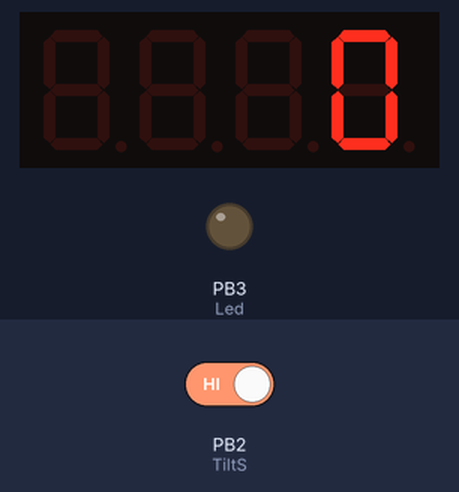
Simulated run of this sketch. Board: ATtiny85, built with avr-gcc and run on an emulated ATtiny85. Parts: 4-digit seven-segment display, output pins drawn as LEDs (lit = HIGH). The test bench sets the inputs (shaded band); at power-on: PB2 (TiltS) HIGH.

Above: at 1.2 s.
1.3 s: PB2 (TiltS) driven LOW
At 2.1 s:
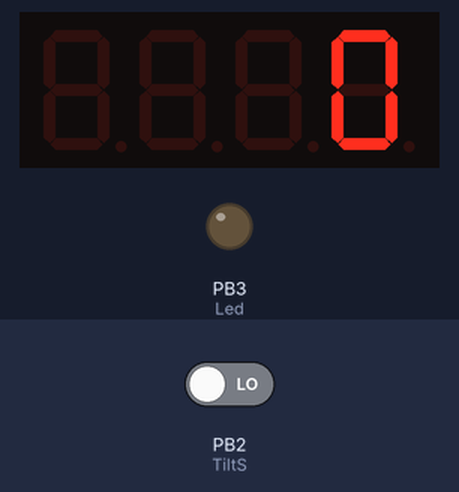
3.0 s: PB2 (TiltS) driven HIGH
At 4.2 s:
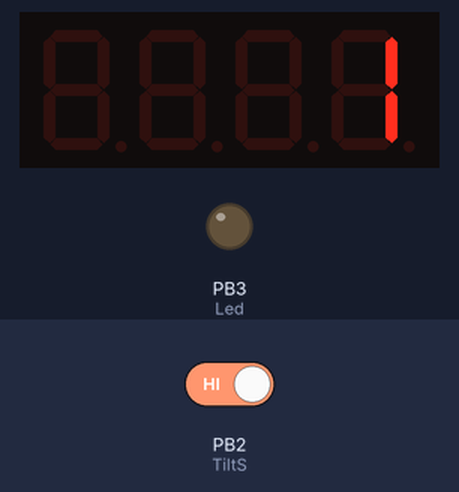
Timing chart, 0 to 6.0 s (numbered marks = the images above; inputs shaded):
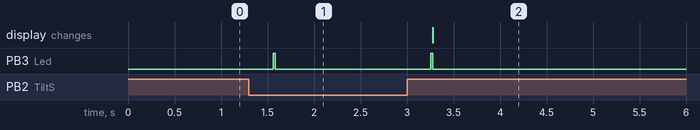

Measured:
- after the input at 1.3 s, PB3 (Led): LOW → HIGH after 0.26 s, → LOW 0.02 s later
- after the input at 3.0 s, PB3 (Led): LOW → HIGH after 0.25 s, → LOW 0.02 s later; the display: changes after 0.28 s (image 2)

The sketch:

Interrupt_Tiny_4DigDisp.ino
```cpp
/*
 *
 * Pin
0 PIR
1 CLK
2 DIO
3 Led
4
5
 *
 *
 *
 */


#include <avr/interrupt.h>
#ifdef __AVR__
#include <avr/power.h>
#endif
#include <TM1637Display.h>

#define CLK 0
#define DIO 1

TM1637Display display(CLK, DIO);

const int Led = 3;
const int TiltS = 2;

volatile bool AuthState = 0;
int PirCounter = 0;
int Buffer = 0;
int CounterDisplay;
int Counter;

void setup() {

  pinMode(Led, OUTPUT);
  pinMode(TiltS, INPUT_PULLUP);
  #if defined (__AVR_ATtiny85__)
    if (F_CPU == 8000000) clock_prescale_set(clock_div_1);
  #endif
  attachInterrupt(0, Auth, CHANGE);
  //GIMSK |= _BV(INT0);

}


/*

ISR(INT0_vect) {
   PirCounter++;
   AuthState = !AuthState;

}

*/
void Auth()
{
  AuthState = !AuthState;

  PirCounter++;
}


void loop()
{
    display.setBrightness(0x4f);

    if(Buffer!= PirCounter)
    {

      delay(250);
      Buffer = PirCounter;
      CounterDisplay++;
      digitalWrite(Led, HIGH);
    }
    else
    {
      digitalWrite(Led,LOW);
      Buffer = PirCounter;
    }
    Counter = int(CounterDisplay/2);
  display.showNumberDec(Counter, false); // Expect: ___0


}
```
